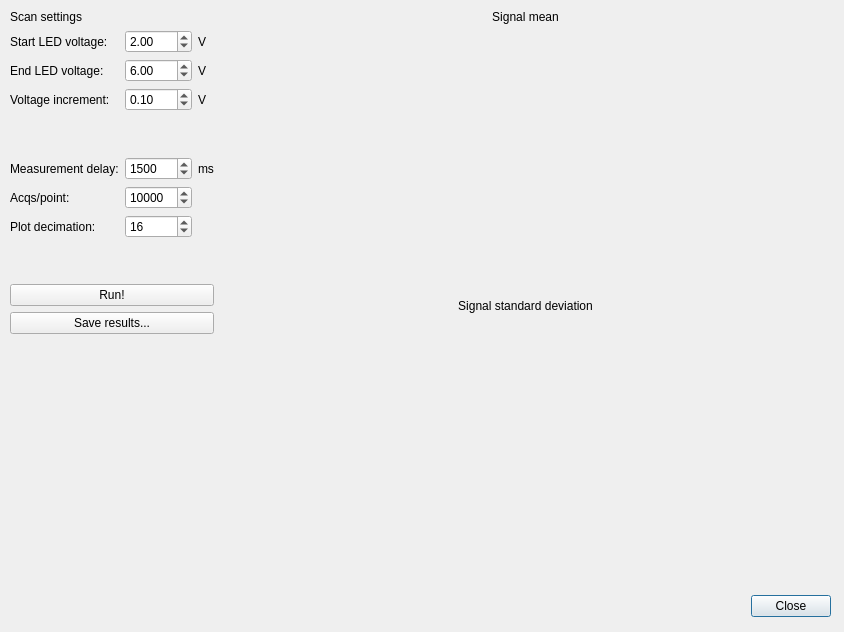
<?xml version="1.0" encoding="UTF-8"?>
<ui version="4.0">
 <class>DialogLinearity</class>
 <widget class="QDialog" name="DialogLinearity">
  <property name="geometry">
   <rect>
    <x>0</x>
    <y>0</y>
    <width>844</width>
    <height>632</height>
   </rect>
  </property>
  <property name="windowTitle">
   <string>Linearity Test</string>
  </property>
  <widget class="QDialogButtonBox" name="buttonBox">
   <property name="geometry">
    <rect>
     <x>490</x>
     <y>590</y>
     <width>341</width>
     <height>32</height>
    </rect>
   </property>
   <property name="orientation">
    <enum>Qt::Horizontal</enum>
   </property>
   <property name="standardButtons">
    <set>QDialogButtonBox::Close</set>
   </property>
  </widget>
  <widget class="QWidget" name="horizontalLayoutWidget">
   <property name="geometry">
    <rect>
     <x>10</x>
     <y>10</y>
     <width>821</width>
     <height>571</height>
    </rect>
   </property>
   <layout class="QHBoxLayout" name="horizontalLayout">
    <item>
     <layout class="QVBoxLayout" name="verticalLayout">
      <item>
       <widget class="QLabel" name="label">
        <property name="sizePolicy">
         <sizepolicy hsizetype="Fixed" vsizetype="Fixed">
          <horstretch>0</horstretch>
          <verstretch>0</verstretch>
         </sizepolicy>
        </property>
        <property name="text">
         <string>Scan settings</string>
        </property>
        <property name="alignment">
         <set>Qt::AlignCenter</set>
        </property>
       </widget>
      </item>
      <item>
       <layout class="QGridLayout" name="gridLayout">
        <item row="3" column="0">
         <spacer name="verticalSpacer_2">
          <property name="orientation">
           <enum>Qt::Vertical</enum>
          </property>
          <property name="sizeType">
           <enum>QSizePolicy::Fixed</enum>
          </property>
          <property name="sizeHint" stdset="0">
           <size>
            <width>20</width>
            <height>40</height>
           </size>
          </property>
         </spacer>
        </item>
        <item row="0" column="2">
         <widget class="QLabel" name="label_5">
          <property name="text">
           <string>V</string>
          </property>
         </widget>
        </item>
        <item row="4" column="0">
         <widget class="QLabel" name="label_8">
          <property name="text">
           <string>Measurement delay:</string>
          </property>
         </widget>
        </item>
        <item row="4" column="1">
         <widget class="QSpinBox" name="spinDelay">
          <property name="minimum">
           <number>100</number>
          </property>
          <property name="maximum">
           <number>10000</number>
          </property>
          <property name="singleStep">
           <number>100</number>
          </property>
          <property name="value">
           <number>1500</number>
          </property>
         </widget>
        </item>
        <item row="4" column="2">
         <widget class="QLabel" name="label_9">
          <property name="text">
           <string>ms</string>
          </property>
         </widget>
        </item>
        <item row="2" column="2">
         <widget class="QLabel" name="label_7">
          <property name="text">
           <string>V</string>
          </property>
         </widget>
        </item>
        <item row="1" column="2">
         <widget class="QLabel" name="label_6">
          <property name="text">
           <string>V</string>
          </property>
         </widget>
        </item>
        <item row="5" column="0">
         <widget class="QLabel" name="label_10">
          <property name="text">
           <string>Acqs/point:</string>
          </property>
         </widget>
        </item>
        <item row="5" column="1">
         <widget class="QSpinBox" name="spinAcquisitions">
          <property name="minimum">
           <number>1</number>
          </property>
          <property name="maximum">
           <number>1000000</number>
          </property>
          <property name="singleStep">
           <number>1000</number>
          </property>
          <property name="value">
           <number>10000</number>
          </property>
         </widget>
        </item>
        <item row="1" column="0">
         <widget class="QLabel" name="label_3">
          <property name="text">
           <string>End LED voltage:</string>
          </property>
         </widget>
        </item>
        <item row="1" column="1">
         <widget class="QDoubleSpinBox" name="doubleSpinVend">
          <property name="maximum">
           <double>10.000000000000000</double>
          </property>
          <property name="singleStep">
           <double>0.100000000000000</double>
          </property>
          <property name="value">
           <double>6.000000000000000</double>
          </property>
         </widget>
        </item>
        <item row="0" column="1">
         <widget class="QDoubleSpinBox" name="doubleSpinVstart">
          <property name="sizePolicy">
           <sizepolicy hsizetype="Minimum" vsizetype="Fixed">
            <horstretch>0</horstretch>
            <verstretch>0</verstretch>
           </sizepolicy>
          </property>
          <property name="maximum">
           <double>10.000000000000000</double>
          </property>
          <property name="singleStep">
           <double>0.100000000000000</double>
          </property>
          <property name="value">
           <double>2.000000000000000</double>
          </property>
         </widget>
        </item>
        <item row="0" column="0">
         <widget class="QLabel" name="label_2">
          <property name="sizePolicy">
           <sizepolicy hsizetype="Fixed" vsizetype="Preferred">
            <horstretch>0</horstretch>
            <verstretch>0</verstretch>
           </sizepolicy>
          </property>
          <property name="text">
           <string>Start LED voltage:</string>
          </property>
         </widget>
        </item>
        <item row="2" column="0">
         <widget class="QLabel" name="label_4">
          <property name="text">
           <string>Voltage increment:</string>
          </property>
         </widget>
        </item>
        <item row="2" column="1">
         <widget class="QDoubleSpinBox" name="doubleSpinVinc">
          <property name="maximum">
           <double>10.000000000000000</double>
          </property>
          <property name="singleStep">
           <double>0.010000000000000</double>
          </property>
          <property name="value">
           <double>0.100000000000000</double>
          </property>
         </widget>
        </item>
        <item row="6" column="0">
         <widget class="QLabel" name="label_11">
          <property name="text">
           <string>Plot decimation:</string>
          </property>
         </widget>
        </item>
        <item row="6" column="1">
         <widget class="QSpinBox" name="spinPLotDecimation">
          <property name="minimum">
           <number>1</number>
          </property>
          <property name="maximum">
           <number>128</number>
          </property>
          <property name="value">
           <number>16</number>
          </property>
         </widget>
        </item>
       </layout>
      </item>
      <item>
       <spacer name="verticalSpacer_3">
        <property name="orientation">
         <enum>Qt::Vertical</enum>
        </property>
        <property name="sizeType">
         <enum>QSizePolicy::Fixed</enum>
        </property>
        <property name="sizeHint" stdset="0">
         <size>
          <width>20</width>
          <height>40</height>
         </size>
        </property>
       </spacer>
      </item>
      <item>
       <widget class="QPushButton" name="pushRun">
        <property name="text">
         <string>Run!</string>
        </property>
       </widget>
      </item>
      <item>
       <widget class="QPushButton" name="pushSave">
        <property name="text">
         <string>Save results...</string>
        </property>
       </widget>
      </item>
      <item>
       <spacer name="verticalSpacer">
        <property name="orientation">
         <enum>Qt::Vertical</enum>
        </property>
        <property name="sizeHint" stdset="0">
         <size>
          <width>20</width>
          <height>40</height>
         </size>
        </property>
       </spacer>
      </item>
     </layout>
    </item>
    <item>
     <layout class="QVBoxLayout" name="verticalLayout_3">
      <item>
       <widget class="QLabel" name="label_12">
        <property name="sizePolicy">
         <sizepolicy hsizetype="Preferred" vsizetype="Fixed">
          <horstretch>0</horstretch>
          <verstretch>0</verstretch>
         </sizepolicy>
        </property>
        <property name="text">
         <string>Signal mean</string>
        </property>
        <property name="alignment">
         <set>Qt::AlignCenter</set>
        </property>
       </widget>
      </item>
      <item>
       <widget class="QCustomPlot" name="plotResultsMean" native="true">
        <property name="sizePolicy">
         <sizepolicy hsizetype="Expanding" vsizetype="Minimum">
          <horstretch>0</horstretch>
          <verstretch>0</verstretch>
         </sizepolicy>
        </property>
       </widget>
      </item>
      <item>
       <widget class="QLabel" name="label_13">
        <property name="sizePolicy">
         <sizepolicy hsizetype="Preferred" vsizetype="Fixed">
          <horstretch>0</horstretch>
          <verstretch>0</verstretch>
         </sizepolicy>
        </property>
        <property name="text">
         <string>Signal standard deviation</string>
        </property>
        <property name="alignment">
         <set>Qt::AlignCenter</set>
        </property>
       </widget>
      </item>
      <item>
       <widget class="QCustomPlot" name="plotResultsStd" native="true"/>
      </item>
     </layout>
    </item>
   </layout>
  </widget>
 </widget>
 <customwidgets>
  <customwidget>
   <class>QCustomPlot</class>
   <extends>QWidget</extends>
   <header>qcustomplot.h</header>
   <container>1</container>
  </customwidget>
 </customwidgets>
 <resources/>
 <connections>
  <connection>
   <sender>buttonBox</sender>
   <signal>accepted()</signal>
   <receiver>DialogLinearity</receiver>
   <slot>accept()</slot>
   <hints>
    <hint type="sourcelabel">
     <x>248</x>
     <y>254</y>
    </hint>
    <hint type="destinationlabel">
     <x>157</x>
     <y>274</y>
    </hint>
   </hints>
  </connection>
  <connection>
   <sender>buttonBox</sender>
   <signal>rejected()</signal>
   <receiver>DialogLinearity</receiver>
   <slot>reject()</slot>
   <hints>
    <hint type="sourcelabel">
     <x>316</x>
     <y>260</y>
    </hint>
    <hint type="destinationlabel">
     <x>286</x>
     <y>274</y>
    </hint>
   </hints>
  </connection>
 </connections>
</ui>
